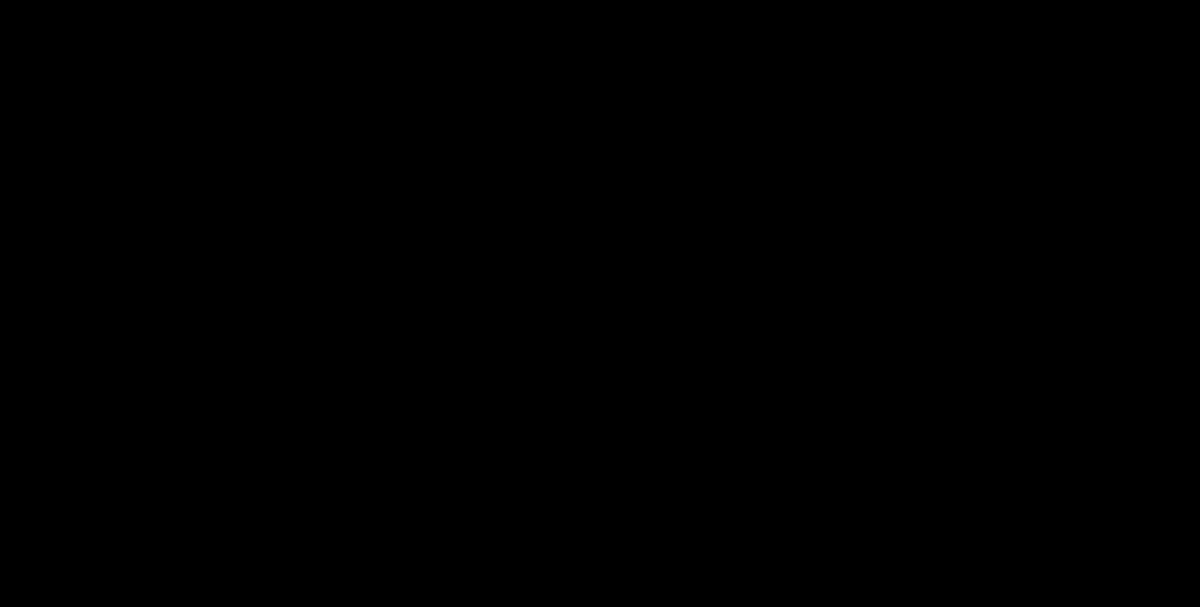
Frame 1 (no input)
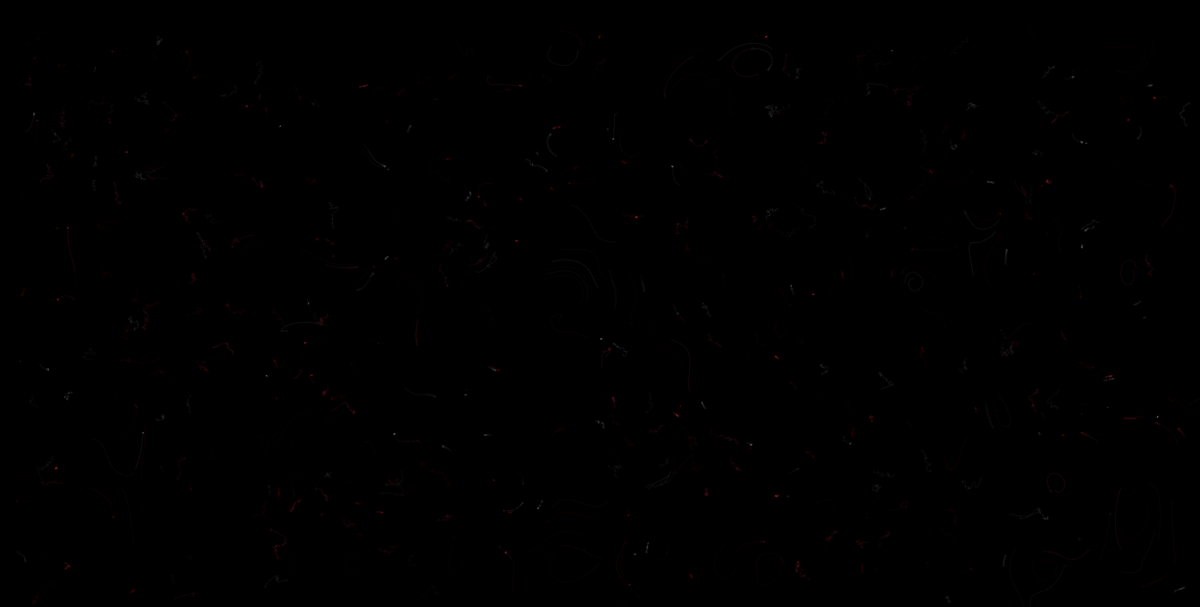
Frame 60 (no input)
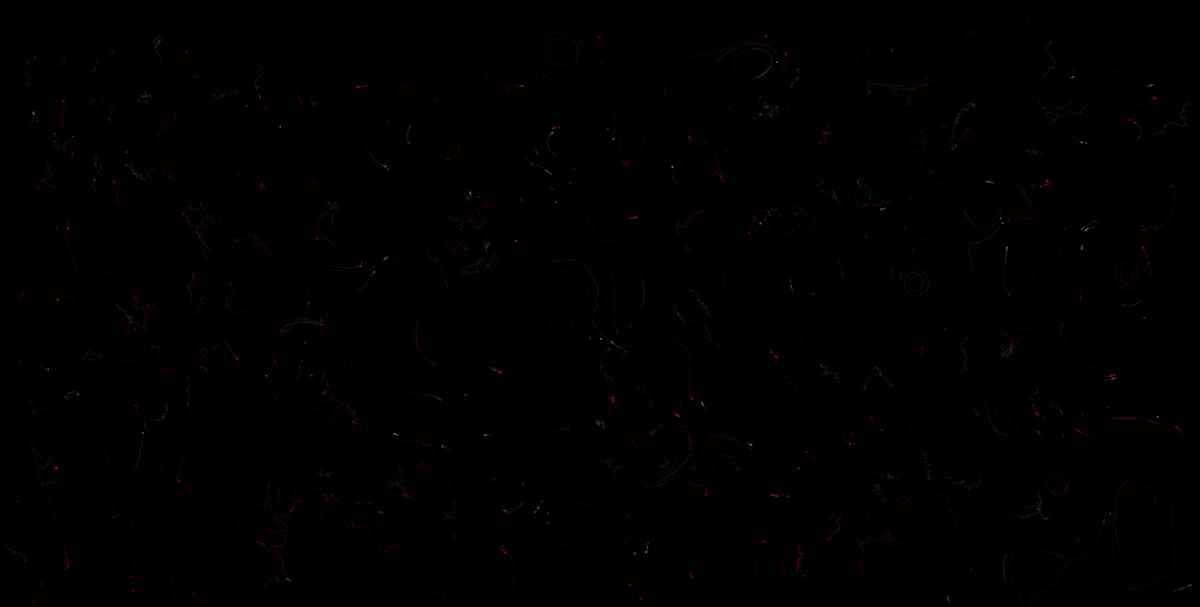
Frame 120 (the mouse pressed at the canvas centre since frame 60)

The p5.js sketch that drew these frames (run headless with seeded random() and noise() and a simulated clock; from frame 60 on, the mouse is pressed at the canvas centre):

// p5.js sketch
// ── sketch.js
function draw() {
  background(500);
}

var particles_a = [];
var particles_b = [];
var particles_c = [];
var nums = 200;
var noiseScale = 800;

function setup(){
	createCanvas(1700, 860);
	background(0, 0, 0);
	for(var i = 0; i < nums; i++){
		particles_a[i] = new Particle(random(0, .1),random(0, .1));
		particles_b[i] = new Particle(random(0, .1),random(0, .1));
		particles_c[i] = new Particle(random(0, .1),random(0, .1));
	}
}

function draw(){
	noStroke();
	smooth();
		for(var i = 0; i < nums; i++){
		var radius = map(i,0,nums,1,1);
		var alpha = map(i,0,nums,0,90);

		fill(166,38,54,alpha);
		particles_a[i].move();
		particles_a[i].display(radius);
		particles_a[i].checkEdge();

		fill(107,107,107,alpha);
		particles_b[i].move();
		particles_b[i].display(radius);
		particles_b[i].checkEdge();

		fill(99,0,0,alpha);
		particles_c[i].move();
		particles_c[i].display(radius);
		particles_c[i].checkEdge();
	}  
}


function Particle(x, y){
	this.dir = createVector(0, 0);
	this.vel = createVector(180, 80);
	this.pos = createVector(x, y);
	this.speed = 1.5;

	this.move = function(){
		var angle = noise(this.pos.x/noiseScale, this.pos.y/noiseScale)*TWO_PI*noiseScale;
		this.dir.x = cos(angle);
		this.dir.y = sin(angle);
		this.vel = this.dir.copy();
		this.vel.mult(this.speed);
		this.pos.add(this.vel);
	}

	this.checkEdge = function(){
		if(this.pos.x > width || this.pos.x < 0 || this.pos.y > height || this.pos.y < 0){
			this.pos.x = random(20, width);
			this.pos.y = random(50, height);
		}
	}

	this.display = function(r){
		ellipse(this.pos.x, this.pos.y, r, r);
	}
}

// ── site.js
/*
  Returns a random whole number between minimum value and maximum value

  For example, calling randomNumber(0, 255);
  will return a random whole number between 0 and 255.

  Source: https://stackoverflow.com/questions/1527803/generating-random-whole-numbers-in-javascript-in-a-specific-range
*/
function randomNumber (min, max) {
  return Math.floor(Math.random() * (max - min + 1)) + min;
}

/*
  Returns a random floating point number between minimum value and maximum value

  For example, calling randomFloat(0, 1);
  will return a random floating between 0.0 and 1.0.

  Source: https://stackoverflow.com/questions/9724404/random-floating-point-double-in-inclusive-range
*/
function randomFloat (min, max) {
  var float = Math.random();
  var value;

  if (float < 0.5) {
    value = (1 - Math.random()) * (max-min) + min;
  } else {
    value = Math.random() * (max-min) + min;
  }

  return parseFloat(value.toFixed(2));
}


/*
  Returns a color string in the form of "hsl(100, 50%, 50%)"
  For example, calling color(10, 100, 40);
  will return a string "hsl(10, 100%, 40%)"
*/
function hslColor(h, s, l) {
  var hue = h;
  var saturation = s + "%";
  var luminance = l + "%";

  var color = "hsl(" + hue + "," + saturation + "," + luminance + ")";

  return color;
}


/* START WRITING YOUR CODE BELOW */

var num = 1000;
var vx = new Array(num);
var vy = new Array(num);
var x = new Array(num);
var y = new Array(num);
var ax = new Array(num);
var ay = new Array(num);

var magnetism = 10.0; //引力の強さ マイナスにすると斥力になる。
var radius = 1 ; //描画する円の半径
var gensoku = 0.95; // 粒子の移動を減速させる

function setup(){
  createCanvas(windowWidth,windowHeight);
  noStroke(); 
  fill(0);
  ellipseMode(RADIUS);
  background(100);
  blendMode(ADD);
  
  for(var i =0; i< num; i++){
    x[i] = random(width);
    y[i] = random(height);
    vx[i] = 0;
    vy[i] = 0;
    ax[i] = 0;
    ay[i] = 0;
  }
}


function draw(){
  fill(0,0,0);
  rect(0,0,width,height);
  ellipse(mouseX, mouseY, 20, 20);
  
  for(var i=0; i<num; i++){
    var distance = dist(touchX, touchY, x[i], y[i]); //dist(x1,y1,x2,y2) ２点間の距離を求める関数
    //加速度は引力の中心からの距離の二乗に反比例する。
    if(distance > 3){ //あまりマウスに近すぎる場合は加速度を更新しない
      ax[i] = magnetism * (touchX - x[i]) / (distance * distance); 
      ay[i] = magnetism * (touchY - y[i]) / (distance * distance);
    }
    vx[i] += ax[i]; // 1フレームあたりaxだけ速度vxを増加する。
    vy[i] += ay[i]; // 1フレームあたりayだけ速度vyを増加する.
    
    vx[i] = vx[i]*gensoku;
    vy[i] = vy[i]*gensoku;
    
    x[i] += vx[i];  // 1フレームあたりvyピクセル進ませる。
    y[i] += vy[i];  // 1フレームあたりvyピクセル進ませる。
    
    var sokudo = dist(0,0,vx[i],vy[i]); // 速度のX,Y成分から速度を求める
    var r = map(sokudo, 0, 5, 0, 255); //速度に応じた色を計算
    var g = map(sokudo, 0,5, 64, 255);
    var b = map(sokudo, 0,5, 128, 255);
    fill(r, g, b, 32);
    ellipse(x[i],y[i],radius,radius);
  }
  
}
